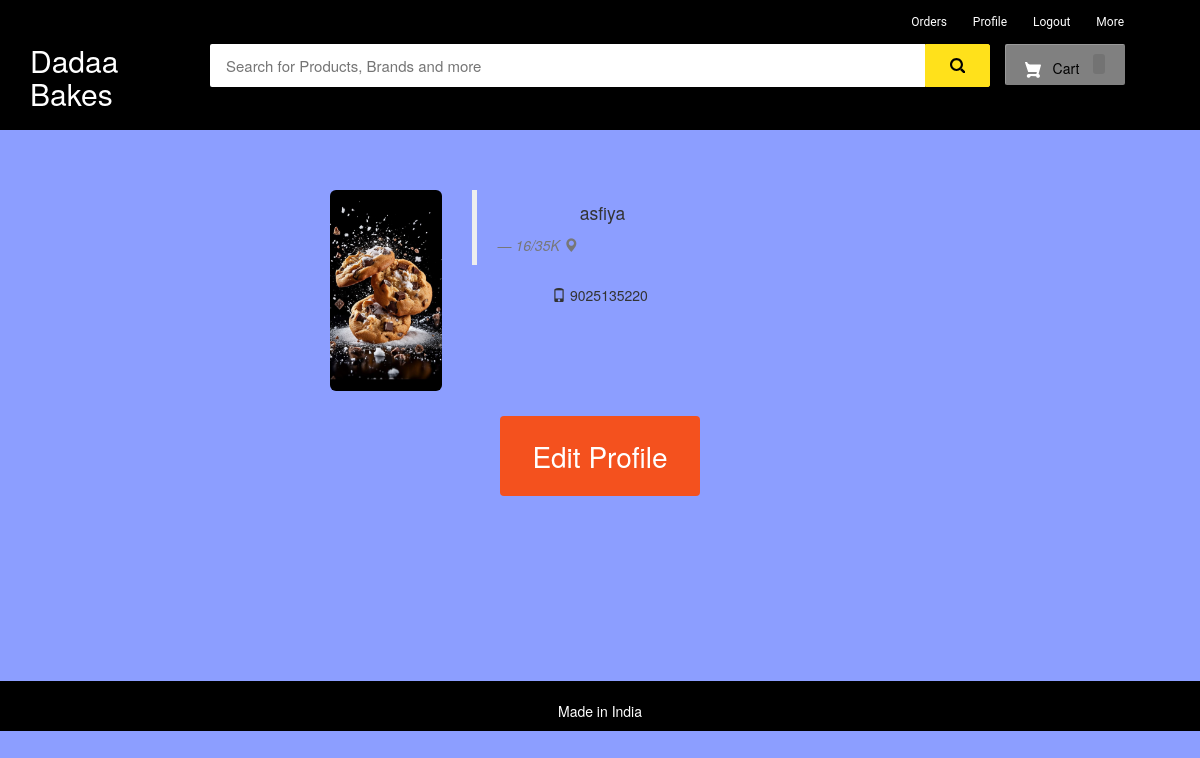
/my-profile (signed in), run on the app's committed database.
### ecom/models.py (models this page shows, shortened)
class Customer(models.Model):
    user=models.OneToOneField(User,on_delete=models.CASCADE)
    profile_pic= models.ImageField(upload_to='profile_pic/CustomerProfilePic/',null=True,blank=True)
    address = models.CharField(max_length=40)
    mobile = models.CharField(max_length=20,null=False)

### ecom/views.py (the view)
# urls.py: path('my-profile', views.my_profile_view,name='my-profile'),
@login_required(login_url='customerlogin')
@user_passes_test(is_customer)
def my_profile_view(request):
    customer=models.Customer.objects.get(user_id=request.user.id)
    return render(request,'ecom/my_profile.html',{'customer':customer})

### ecom/views.py (called while the page is built)
def is_customer(user):
    return user.groups.filter(name='CUSTOMER').exists()

### sweet-shop-ecommerce/templates/ecom/my_profile.html (shortened to what this page needs)
{% extends 'ecom/customer_base.html' %}
{% load static %}
{% block content %}
<br><br><br>
<div style="padding-left:300px;" class="container">
        <div class="col-sm-2 col-md-2">
            <img src="{% static customer.profile_pic.url %}"   alt="profile pic" class="img-rounded img-responsive" />
        </div>
        <div class="col-sm-4 col-md-4">
            <blockquote>
                <p>{{request.user}}</p> <small><cite title="Source Title">{{customer.address}}  <i class="glyphicon glyphicon-map-marker"></i></cite></small>
            </blockquote>
            <p> <i class="glyphicon glyphicon-phone"></i> {{customer.mobile}}
            </p>
        </div>
</div>
<br>
<div style="text-align: center;">
  <a href="/edit-profile"><button class="button" ><span>Edit Profile </span></button></a>
</div>
<br><br><br><br><br><br>
{% endblock content %}

### sweet-shop-ecommerce/templates/ecom/customer_base.html (style rules this page uses)
body { background-color: #ebe0e0 }
p { text-align: center; }

### sweet-shop-ecommerce/templates/ecom/my_profile.html (style rules this page uses)
body { background-color:#8c9eff; }
.button { display: inline-block; border-radius: 4px; background-color: #f4511e; border: none; color: #FFFFFF; text-align: center; font-size: 28px; padding: 20px; width: 200px; transition: all 0.5s; cursor: pointer; margin: 5px; }
.button span { cursor: pointer; display: inline-block; position: relative; transition: 0.5s; }
.button span:after { content: '\00bb'; position: absolute; opacity: 0; top: 0; right: -20px; transition: 0.5s; }

### data on the page
Customer: profile_pic (picture), address "16/35K", mobile "9025135220"

### other printed values
{{ request.user }} "asfiya"
